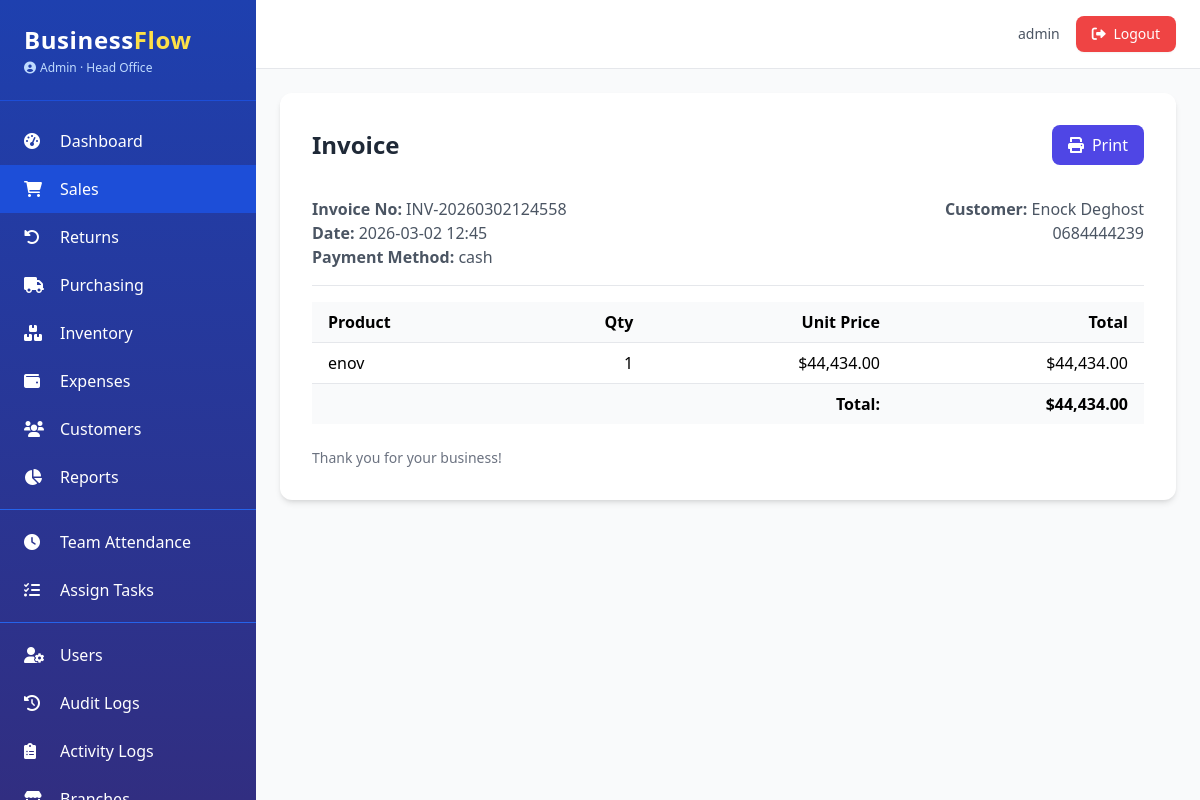
Screenshot of /sales/2/invoice (signed in) with the database file from the repository.
### app.py (models this page shows, shortened)
class AuditMixin:
    @declared_attr
    def created_at(cls):
        return db.Column(db.DateTime, default=datetime.utcnow)

class SoftDeleteMixin:
    @classmethod
    def query_active(cls):
        return cls.query.filter(cls.deleted_at.is_(None))

class User(UserMixin, db.Model, AuditMixin, SoftDeleteMixin):
    __tablename__ = 'users'
    id = db.Column(db.Integer, primary_key=True)
    username = db.Column(db.String(80), unique=True, nullable=False)
    email = db.Column(db.String(120), unique=True, nullable=False)
    password_hash = db.Column(db.String(200), nullable=False)
    role = db.Column(db.String(20), nullable=False, default='Staff')
    branch_id = db.Column(db.Integer, db.ForeignKey('branches.id'), nullable=True)
    active = db.Column(db.Boolean, default=True)
    locale = db.Column(db.String(5), default='en')
    phone = db.Column(db.String(20))
    avatar = db.Column(db.String(200))
    last_login = db.Column(db.DateTime)
    branch = db.relationship('Branch', backref='users')
    permissions = db.Column(db.JSON, default=list)
    salary = db.Column(db.Float, nullable=True)
    pay_cycle = db.Column(db.String(20), default='monthly')
    bank_account = db.Column(db.String(50))
    tax_id = db.Column(db.String(50))
    @property
    def is_admin(self):
        return self.role == 'Admin'
    def has_permission(self, perm):
        if self.is_admin:
            return True
        return perm in (self.permissions or [])

class Branch(db.Model):
    __tablename__ = 'branches'
    id = db.Column(db.Integer, primary_key=True)
    name = db.Column(db.String(100), nullable=False)
    location = db.Column(db.String(200))
    phone = db.Column(db.String(20))
    email = db.Column(db.String(120))
    is_active = db.Column(db.Boolean, default=True)
    currency = db.Column(db.String(3), default='USD')
    created_at = db.Column(db.DateTime, default=datetime.utcnow)

class Sale(db.Model, AuditMixin):
    __tablename__ = 'sales'
    id = db.Column(db.Integer, primary_key=True)
    invoice_no = db.Column(db.String(50), unique=True, nullable=False)
    customer_id = db.Column(db.Integer, db.ForeignKey('customers.id'), nullable=True)
    user_id = db.Column(db.Integer, db.ForeignKey('users.id'), nullable=False)
    branch_id = db.Column(db.Integer, db.ForeignKey('branches.id'), nullable=True)
    total_amount = db.Column(db.Float, nullable=False)
    tax = db.Column(db.Float, default=0)
    discount = db.Column(db.Float, default=0)
    payment_method = db.Column(db.String(50))
    status = db.Column(db.String(20), default='completed')
    notes = db.Column(db.Text)
    customer = db.relationship('Customer')
    user = db.relationship('User', foreign_keys=[user_id])
    branch = db.relationship('Branch')
    items = db.relationship('SaleItem', backref='sale', cascade='all, delete-orphan')
    returns = db.relationship('Return', backref='sale', lazy='dynamic')

class Customer(db.Model, AuditMixin, SoftDeleteMixin):
    __tablename__ = 'customers'
    id = db.Column(db.Integer, primary_key=True)
    name = db.Column(db.String(100), nullable=False)
    email = db.Column(db.String(120))
    phone = db.Column(db.String(20))
    address = db.Column(db.Text)
    loyalty_points = db.Column(db.Integer, default=0)
    segment = db.Column(db.String(50), default='Regular')
    birth_date = db.Column(db.Date)
    tax_id = db.Column(db.String(50))
    branch_id = db.Column(db.Integer, db.ForeignKey('branches.id'), nullable=True)
    branch = db.relationship('Branch')
    communications = db.relationship('CommunicationLog', backref='customer', lazy='dynamic')

class SaleItem(db.Model):
    __tablename__ = 'sale_items'
    id = db.Column(db.Integer, primary_key=True)
    sale_id = db.Column(db.Integer, db.ForeignKey('sales.id'), nullable=False)
    product_id = db.Column(db.Integer, db.ForeignKey('products.id'), nullable=False)
    batch_id = db.Column(db.Integer, db.ForeignKey('stock_batches.id'), nullable=True)
    quantity = db.Column(db.Integer, nullable=False)
    unit_price = db.Column(db.Float, nullable=False)
    total = db.Column(db.Float, nullable=False)
    product = db.relationship('Product')
    batch = db.relationship('StockBatch')
    returns = db.relationship('ReturnItem', backref='sale_item', lazy='dynamic')

class Product(db.Model, AuditMixin, SoftDeleteMixin):
    __tablename__ = 'products'
    id = db.Column(db.Integer, primary_key=True)
    name = db.Column(db.String(100), nullable=False)
    description = db.Column(db.Text)
    sku = db.Column(db.String(50), unique=True, nullable=False)
    barcode = db.Column(db.String(50), unique=True, nullable=True)
    price = db.Column(db.Float, nullable=False)
    cost = db.Column(db.Float)
    current_stock = db.Column(db.Integer, default=0)
    reorder_level = db.Column(db.Integer, default=5)
    category = db.Column(db.String(50))
    brand = db.Column(db.String(50))
    weight = db.Column(db.Float)
    is_service = db.Column(db.Boolean, default=False)
    branch_id = db.Column(db.Integer, db.ForeignKey('branches.id'), nullable=True)
    branch = db.relationship('Branch')
    track_batches = db.Column(db.Boolean, default=False)
    batches = db.relationship('StockBatch', backref='product', lazy='dynamic')
    __table_args__ = (
        Index('ix_product_sku', sku),
        Index('ix_product_barcode', barcode),
    )

### app.py (the view)
@sales_bp.route('/<int:sale_id>/invoice')
@login_required
@permission_required('view_sales')
def invoice(sale_id):
    sale = Sale.query.get_or_404(sale_id)
    return render_template('sales/invoice.html', sale=sale)

### app.py (called while the page is built)
@login_manager.user_loader
def load_user(user_id):
    return User.query_active().filter_by(id=int(user_id)).first()

def permission_required(permission):
    def decorator(f):
        @wraps(f)
        def decorated_function(*args, **kwargs):
            if not current_user.is_authenticated:
                abort(403)
            if not current_user.has_permission(permission):
                abort(403)
            return f(*args, **kwargs)
        return decorated_function
    return decorator

@app.context_processor
def inject_now():
    return {'now': datetime.utcnow(), 'current_year': datetime.utcnow().year}

@app.template_filter('currency')
def currency_format(value):
    if value is None:
        return "$0.00"
    return f"${value:,.2f}"

### templates/sales/invoice.html (shortened to what this page needs)
{% extends "base.html" %}
{% block content %}
<div class="max-w-4xl mx-auto bg-white rounded-xl shadow-md p-8">
    <div class="flex justify-between items-center mb-8">
        <h1 class="text-2xl font-bold text-gray-800">Invoice</h1>
        <button onclick="window.print()" class="bg-indigo-600 hover:bg-indigo-700 text-white px-4 py-2 rounded-lg">
            <i class="fas fa-print mr-2"></i>Print
        </button>
    </div>
    <div class="border-b pb-4 mb-4 flex justify-between">
        <div>
            <p class="text-gray-600"><span class="font-semibold">Invoice No:</span> {{ sale.invoice_no }}</p>
            <p class="text-gray-600"><span class="font-semibold">Date:</span> {{ sale.created_at.strftime('%Y-%m-%d %H:%M') }}</p>
            <p class="text-gray-600"><span class="font-semibold">Payment Method:</span> {{ sale.payment_method }}</p>
        </div>
        <div class="text-right">
            <p class="text-gray-600"><span class="font-semibold">Customer:</span> {{ sale.customer.name if sale.customer else 'Walk-in' }}</p>
            {% if sale.customer and sale.customer.phone %}<p class="text-gray-600">{{ sale.customer.phone }}</p>{% endif %}
        </div>
    </div>
    <table class="min-w-full divide-y divide-gray-200 mb-6">
        <thead class="bg-gray-50">
            <tr><th class="px-4 py-2 text-left">Product</th><th class="px-4 py-2 text-right">Qty</th><th class="px-4 py-2 text-right">Unit Price</th><th class="px-4 py-2 text-right">Total</th></tr>
        </thead>
        <tbody class="bg-white divide-y divide-gray-200">
            {% for item in sale.items %}
            <tr>
                <td class="px-4 py-2">{{ item.product.name }}</td>
                <td class="px-4 py-2 text-right">{{ item.quantity }}</td>
                <td class="px-4 py-2 text-right">{{ item.unit_price|currency }}</td>
                <td class="px-4 py-2 text-right">{{ item.total|currency }}</td>
            </tr>
            {% endfor %}
        </tbody>
        <tfoot class="bg-gray-50">
            <tr><td colspan="3" class="px-4 py-2 text-right font-semibold">Total:</td><td class="px-4 py-2 text-right font-bold">{{ sale.total_amount|currency }}</td></tr>
        </tfoot>
    </table>
    <div class="text-sm text-gray-500">
        <p>Thank you for your business!</p>
    </div>
</div>
{% endblock %}

### templates/base.html (shortened to what this page needs)
<!DOCTYPE html>
<html lang="en">
<head>
    <script src="https://cdn.tailwindcss.com"></script>
    <link rel="stylesheet" href="https://cdnjs.cloudflare.com/ajax/libs/font-awesome/6.0.0-beta3/css/all.min.css">
</head>
<body class="bg-gray-50 font-sans antialiased">
    <div class="flex h-screen">
        <aside class="w-64 bg-gradient-to-b from-blue-800 to-indigo-900 text-white flex-shrink-0 hidden md:block overflow-y-auto shadow-xl">
            <div class="p-6 border-b border-blue-700">
                <h1 class="text-2xl font-bold tracking-wide">Business<span class="text-yellow-300">Flow</span></h1>
                <p class="text-xs text-blue-200 mt-1 flex items-center">
                    <i class="fas fa-user-circle mr-1"></i> {{ current_user.role }}
                    {% if current_user.branch %}
                        · {{ current_user.branch.name }}
                    {% endif %}
                </p>
            </div>
            <nav class="mt-4 pb-6">
                {% if current_user.has_permission('access_dashboard') or current_user.is_admin %}
                <a href="{{ url_for('dashboard.index') }}" class="flex items-center py-3 px-6 hover:bg-blue-700 transition {% if request.endpoint and request.endpoint == 'dashboard.index' %}bg-blue-700{% endif %}">
                    <i class="fas fa-tachometer-alt w-6"></i><span class="ml-3">Dashboard</span>
                </a>
                {% endif %}
                {% if current_user.has_permission('view_sales') %}
                <a href="{{ url_for('sales.list') }}" class="flex items-center py-3 px-6 hover:bg-blue-700 transition {% if request.endpoint and request.endpoint.startswith('sales.') %}bg-blue-700{% endif %}">
                    <i class="fas fa-shopping-cart w-6"></i><span class="ml-3">Sales</span>
                </a>
                {% endif %}
                {% if current_user.has_permission('view_sales') %}
                <a href="{{ url_for('returns.list') }}" class="flex items-center py-3 px-6 hover:bg-blue-700 transition {% if request.endpoint and request.endpoint.startswith('returns.') %}bg-blue-700{% endif %}">
                    <i class="fas fa-undo-alt w-6"></i><span class="ml-3">Returns</span>
                </a>
                {% endif %}
                {% if current_user.has_permission('view_purchases') %}
                <a href="{{ url_for('purchasing.purchase_order_list') }}" class="flex items-center py-3 px-6 hover:bg-blue-700 transition {% if request.endpoint and request.endpoint.startswith('purchasing.') %}bg-blue-700{% endif %}">
                    <i class="fas fa-truck w-6"></i><span class="ml-3">Purchasing</span>
                </a>
                {% endif %}
                {% if current_user.has_permission('view_inventory') %}
                <a href="{{ url_for('inventory.product_list') }}" class="flex items-center py-3 px-6 hover:bg-blue-700 transition {% if request.endpoint and request.endpoint.startswith('inventory.') %}bg-blue-700{% endif %}">
                    <i class="fas fa-boxes w-6"></i><span class="ml-3">Inventory</span>
                </a>
                {% endif %}
                {% if current_user.has_permission('view_expenses') %}
                <a href="{{ url_for('expenses.list') }}" class="flex items-center py-3 px-6 hover:bg-blue-700 transition {% if request.endpoint and request.endpoint.startswith('expenses.') %}bg-blue-700{% endif %}">
                    <i class="fas fa-wallet w-6"></i><span class="ml-3">Expenses</span>
                </a>
                {% endif %}
                {% if current_user.has_permission('view_customers') %}
                <a href="{{ url_for('crm.customer_list') }}" class="flex items-center py-3 px-6 hover:bg-blue-700 transition {% if request.endpoint and request.endpoint.startswith('crm.') %}bg-blue-700{% endif %}">
                    <i class="fas fa-users w-6"></i><span class="ml-3">Customers</span>
                </a>
                {% endif %}
                {% if current_user.has_permission('view_reports') %}
                <a href="{{ url_for('reports.index') }}" class="flex items-center py-3 px-6 hover:bg-blue-700 transition {% if request.endpoint and request.endpoint.startswith('reports.') %}bg-blue-700{% endif %}">
                    <i class="fas fa-chart-pie w-6"></i><span class="ml-3">Reports</span>
                </a>
                {% endif %}
                {% if current_user.has_permission('manage_team') %}
                <div class="border-t border-blue-600 my-2"></div>
                <a href="#" class="flex items-center py-3 px-6 hover:bg-blue-700 transition">
                    <i class="fas fa-clock w-6"></i><span class="ml-3">Team Attendance</span>
                </a>
                <a href="#" class="flex items-center py-3 px-6 hover:bg-blue-700 transition">
                    <i class="fas fa-tasks w-6"></i><span class="ml-3">Assign Tasks</span>
                </a>
                {% endif %}
                {% if current_user.has_permission('manage_users') %}
                <div class="border-t border-blue-600 my-2"></div>
                <a href="{{ url_for('admin.users') }}" class="flex items-center py-3 px-6 hover:bg-blue-700 transition {% if request.endpoint and request.endpoint == 'admin.users' %}bg-blue-700{% endif %}">
                    <i class="fas fa-user-cog w-6"></i><span class="ml-3">Users</span>
                </a>
                <a href="{{ url_for('admin.audit_logs') }}" class="flex items-center py-3 px-6 hover:bg-blue-700 transition {% if request.endpoint and request.endpoint == 'admin.audit_logs' %}bg-blue-700{% endif %}">
                    <i class="fas fa-history w-6"></i><span class="ml-3">Audit Logs</span>
                </a>
                <a href="{{ url_for('admin.activity_logs') }}" class="flex items-center py-3 px-6 hover:bg-blue-700 transition {% if request.endpoint and request.endpoint == 'admin.activity_logs' %}bg-blue-700{% endif %}">
                    <i class="fas fa-clipboard-list w-6"></i><span class="ml-3">Activity Logs</span>
                </a>
                <a href="#" class="flex items-center py-3 px-6 hover:bg-blue-700 transition">
                    <i class="fas fa-store w-6"></i><span class="ml-3">Branches</span>
                </a>
                {% endif %}
            </nav>
        </aside>
        <div class="flex-1 flex flex-col overflow-hidden">
            <header class="bg-white shadow-sm border-b border-gray-200">
                <div class="flex justify-between items-center py-4 px-6">
                    <div class="flex items-center space-x-4 ml-auto">
                        <span class="text-sm text-gray-600">{{ current_user.username }}</span>
                        <a href="{{ url_for('auth.logout') }}" class="bg-red-500 hover:bg-red-600 text-white px-4 py-2 rounded-lg text-sm transition shadow-sm">
                            <i class="fas fa-sign-out-alt mr-1"></i> Logout
                        </a>
                    </div>
                </div>
            </header>
            <main class="flex-1 overflow-y-auto p-6 bg-gray-50">
                {% block content %}{% endblock %}
            </main>
        </div>
    </div>
</body>
</html>

### rows the page displays
User: role "Admin", username "admin"
Branch: branch.name "Head Office"
Sale: invoice_no "INV-20260302124558", created_at "2026-03-02 12:45", payment_method "cash", total_amount "$44,434.00"
Customer: customer "Enock Deghost", customer.phone "0684444239"
SaleItem: product.name "enov", quantity "1", unit_price "$44,434.00", total "$44,434.00"
